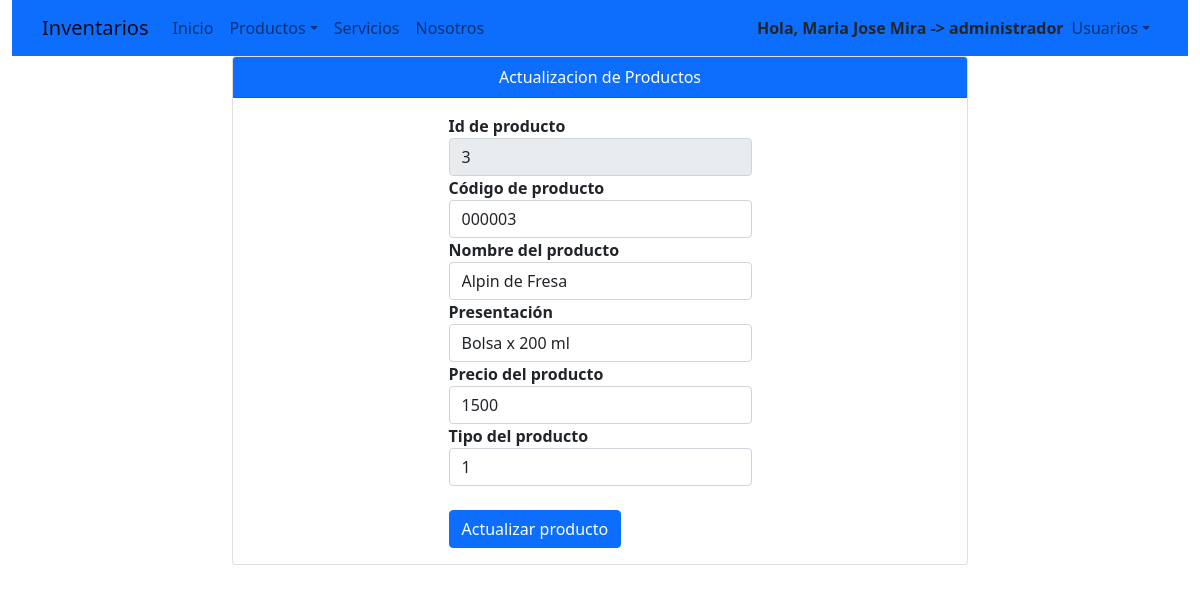
The app's page /index.php?controlador=productos&accion=actualizarRegistro&id=3 (signed in) with its own data.
### tables this page shows
CREATE TABLE IF NOT EXISTS `productos` (
  `id` int(11) NOT NULL AUTO_INCREMENT,
  `codigo` varchar(11) NOT NULL,
  `nombre` varchar(50) NOT NULL,
  `presentacion` varchar(50) NOT NULL,
  `precio` float NOT NULL,
  `id_tipo` int(11) NOT NULL,
  PRIMARY KEY (`id`),
  KEY `id_tipo` (`id_tipo`)
);

### controladores/controlador_productos.php (called while the page is built, shortened)
<?php
    include_once("modelos/producto.php");
    class ControladorProductos {
        public function actualizarRegistro(){
            $idProducto=$_GET['id'];
            $DatosProducto=Producto::BuscarProducto($idProducto);
            include_once "vistas/productos/actualizar.php";
            include_once "./vistas/productos/actualizar.php";
        }
    }
?>

### ruteador.php (called while the page is built, shortened)
<?php
    $objcontrolador = new $controlador();
    $objcontrolador -> $getaccion();
?>

### index.php (called while the page is built, shortened)
<?php
    include_once ("vistas/plantilla.php");
?>

### modelos/producto.php (called while the page is built, shortened)
<?php
    class Producto{
    public function __construct ($idP,$codP,$nombreP,$presentacionP,$precioP,$tipoP){
        $this->idProducto=$idP;
        $this->codProducto=$codP;
        $this->nombreProducto=$nombreP;
        $this->presentacionProducto=$presentacionP;
        $this->precioProducto=$precioP;
        $this->tipoProducto=$tipoP;
    }
    public static function BuscarProducto($idProducto){
        $conexionBaseDatos=BaseDatos::crearInstancia();
        $sql=$conexionBaseDatos -> prepare ("SELECT * FROM productos WHERE id=?");
        $sql->execute (array($idProducto));
        $producto=$sql->fetch();
        return new Producto($producto['id'],$producto['codigo'],$producto['nombre'],$producto['presentacion'],$producto['precio'],$producto['id_tipo']);
    }
    }
?>

### vistas/productos/actualizar.php (the view)
<?php
    include_once("./modelos/producto.php");
?>
<div class="container">
    <div class="row d-flex flex-grid justify-content-center">
        <div class="col-md-8">
            <div class="card card-color">
                <div class="card-header text-white bg-primary text-center">
                    Actualizacion de Productos
                </div>
                <div class="card-body">
                    <div class="container col-sm-6">
                        <form method="POST" action="">
                            <div class = "form-group">
                                <label for="inputid"> <strong> Id de producto </strong></label>
                                <input type="text" value="<?php echo $DatosProducto->idProducto; ?>" name="txtid" class="form-control" id="inputid" disabled>
                            </div>
                            <div class = "form-group">
                                <label for="inputcodigo"> <strong> Código de producto </strong></label>
                                <input type="text" value="<?php echo $DatosProducto->codProducto; ?>" name="txtcodigo" class="form-control" id="inputcodigo" >
                            </div>
                            <div class = "form-group">
                                <label for="inputnombre"> <strong> Nombre del producto </strong></label>
                                <input type="text" value="<?php echo $DatosProducto->nombreProducto; ?>" name="txtnombre" class="form-control" id="inputnombre" >
                            </div>
                            <div class = "form-group">
                                <label for="inputpresentacion"> <strong> Presentación </strong></label>
                                <input type="text" value="<?php echo $DatosProducto->presentacionProducto; ?>"  name="txtpresentacion" class="form-control" id="inputpresentacion" >
                            </div>
                            <div class = "form-group">
                                <label for="inputprecio"> <strong> Precio del producto </strong></label>
                                <input type="text" value="<?php echo $DatosProducto->precioProducto; ?>" name="txtprecio" class="form-control" id="inputprecio" >
                            </div>
                            <div class = "form-group">
                                <label for="inputtipo"> <strong> Tipo del producto </strong></label>
                                <input type="text" value="<?php echo $DatosProducto->tipoProducto; ?>" name="txttipo" class="form-control" id="inputtipo" >
                            </div>
                            <br>
                            <button type="submit" class="btn btn-primary"> Actualizar producto  </button>
                        </form>
                    </div>
                </div>
            </div>
        </div>
    </div>
</div>

### records on screen
productos: txtid "3", txtcodigo "000003", txtnombre "Alpin de Fresa", txtpresentacion "Bolsa x 200 ml", txtprecio "1500", txttipo "1"

### other values on screen
$_SESSION["usuario"]['nombre'] "Maria Jose Mira"
$_SESSION["usuario"]['perfil'] "administrador"
